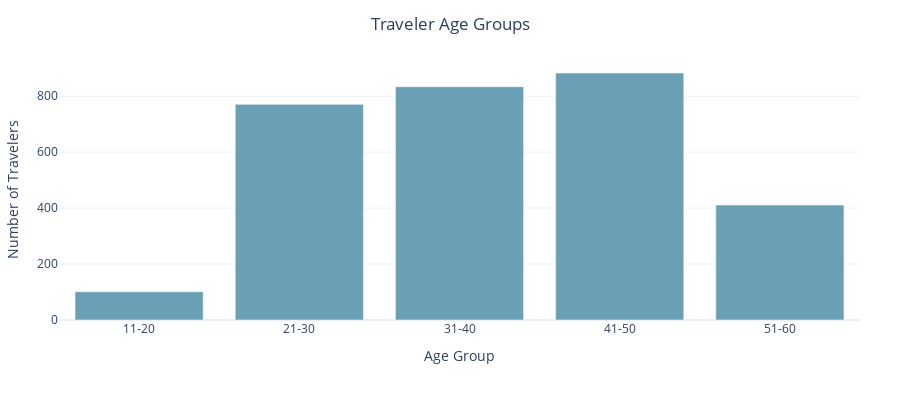

Notebook cell for this chart:
### Code cell
import pandas as pd
import plotly.graph_objects as go

df = pd.read_csv("../data/Travel details dataset.csv")
ages = df['Traveler age'].dropna().astype(int)
ages = ages[ages>= 11]

bins = {}
for age in ages:
    lower = ((age-1)//10)* 10 + 1
    upper = lower + 9
    label = f"{lower}-{upper}"
    bins[label] = bins.get(label, 0) + 1

sorted_labels = sorted(bins.keys(), key=lambda x: int(x.split('-')[0]))
counts = [bins[label]for label in sorted_labels]

fig = go.Figure(data=[go.Bar(
    x=sorted_labels,
    y=counts,
    marker_color="#6a9fb5"
)])

fig.update_layout(
    title={
        'text': "Traveler Age Groups",
        'x': 0.5,
        'xanchor': 'center'
    },
    xaxis_title="Age Group",
    yaxis_title="Number of Travelers",
    height=400,
    margin=dict(l=40, r=40, t=60, b= 80),
    template="plotly_white"
)

fig.show()

### Figure 1 — Plotly figure (JSON) as saved in the notebook; plotly's stock layout.template omitted (floating-point values rounded to 4 significant figures)
{"data": [{"marker": {"color": "#6a9fb5"}, "type": "bar", "x": ["11-20", "21-30", "31-40", "41-50", "51-60"], "y": [101, 771, 834, 883, 411]}], "layout": {"height": 400, "margin": {"b": 80, "l": 40, "r": 40, "t": 60}, "title": {"text": "Traveler Age Groups", "x": 0.5, "xanchor": "center"}, "xaxis": {"title": {"text": "Age Group"}}, "yaxis": {"title": {"text": "Number of Travelers"}}}}
